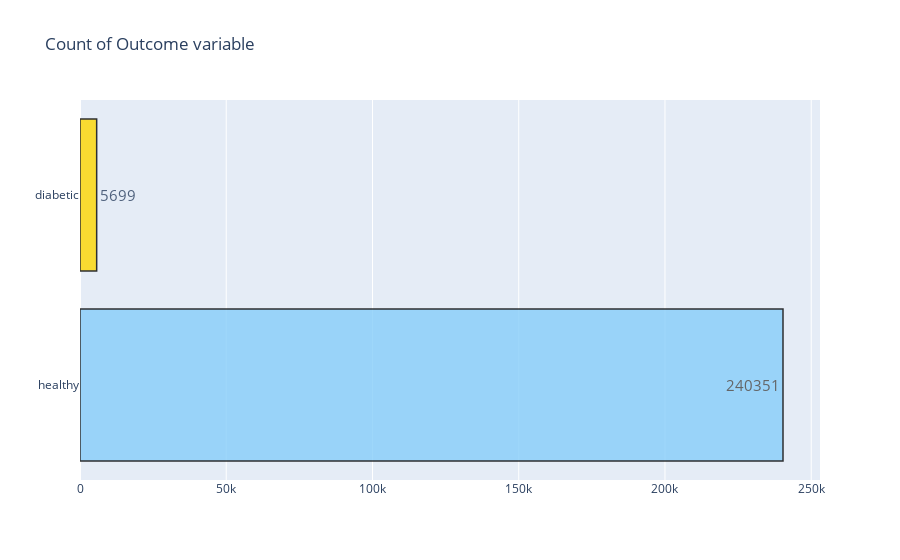
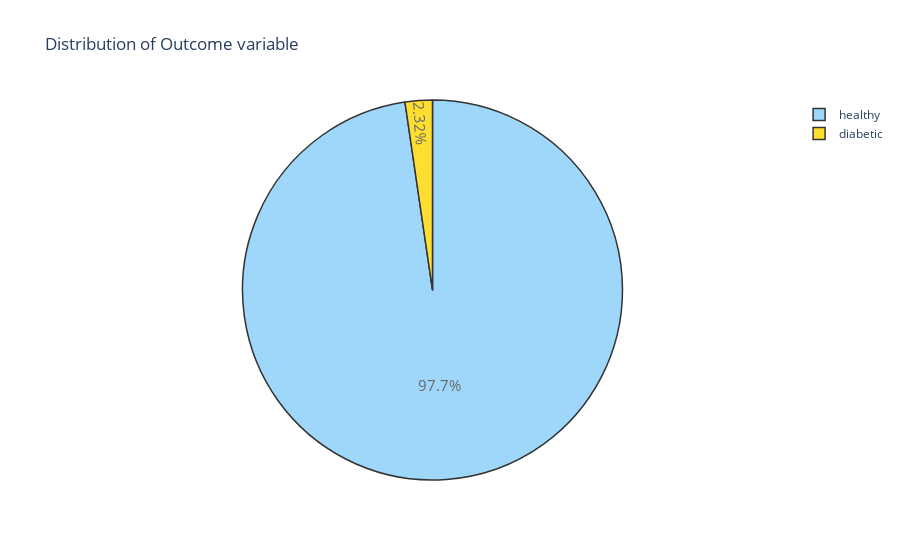

The cell these charts' notebook holds for them, in order:
### Code cell
target_count()
target_percent()

### Figure 1 — Plotly figure (JSON) as saved in the notebook; plotly's stock layout.template omitted (floating-point values rounded to 4 significant figures)
{"data": [{"marker": {"color": ["lightskyblue", "gold"], "line": {"color": "#000000", "width": 1.5}}, "opacity": 0.8, "orientation": "h", "text": ["240351", "5699"], "textfont": {"size": 15}, "textposition": "auto", "type": "bar", "x": [240351, 5699], "y": ["healthy", "diabetic"]}], "layout": {"title": {"text": "Count of Outcome variable"}}}

### Figure 2 — Plotly figure (JSON) as saved in the notebook; plotly's stock layout.template omitted (floating-point values rounded to 4 significant figures)
{"data": [{"labels": ["healthy", "diabetic"], "marker": {"colors": ["lightskyblue", "gold"], "line": {"color": "#000000", "width": 1.5}}, "opacity": 0.8, "textfont": {"size": 15}, "type": "pie", "values": [240351, 5699]}], "layout": {"title": {"text": "Distribution of Outcome variable"}}}
